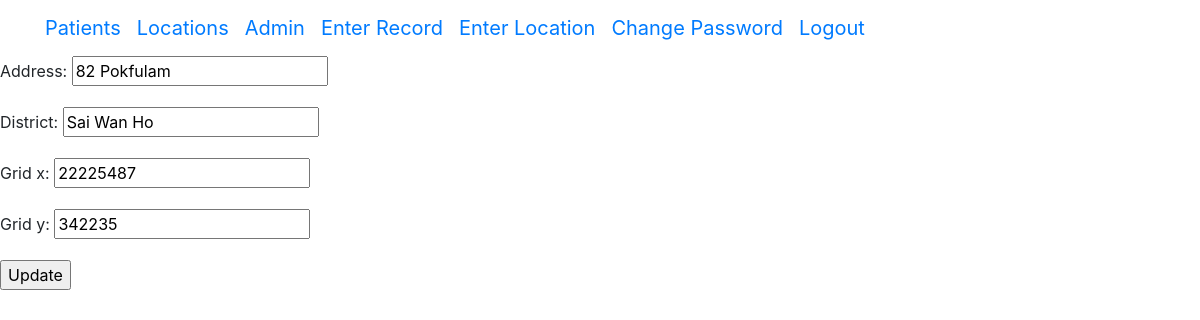
Page /covidapp/location/2/edit/ (signed in) on the committed database.
### covidapp/models.py (models this page shows, shortened)
class LocationTemplate(models.Model):
    location_name = models.CharField(max_length=50, null=True, blank=True)
    address = models.CharField(max_length=300, null=True, blank=True)
    district = models.CharField(max_length=300, null=True, blank=True)
    grid_x = models.IntegerField(null=True, blank=True)
    grid_y = models.IntegerField(null=True, blank=True)

### covidapp/views.py (the view, shortened to what this page needs)
# urls.py: re_path('location/(?P<pk>\d+)/edit/$', views.LocationUpdateView.as_view(), name='location_edit'),
class LocationUpdateView(UpdateView):
    model = LocationTemplate
    fields = ['address','district','grid_x','grid_y']

### covidapp/templatetags/has_group.py (called while the page is built)
@register.filter(name='has_group')
def has_group(user, group_name):
    return user.groups.filter(name=group_name).exists()

### templates/covidapp/locationTemplate_form.html
{% extends "covidapp/base.html" %}
{% block content %}
{% load has_group %}
{% if request.user|has_group:"Epidemiologists" or request.user|has_group:"Staff" %}
<form method="post">{% csrf_token %}
    {{ form.as_p }}
    <input type="submit" value="Update">
</form>
{% else %}
<h3>Please Login First</h3>
{% endif %}
{% endblock %}

### rows in the picture
LocationTemplate: address "82 Pokfulam", district "Sai Wan Ho", grid_x "22225487", grid_y "342235"
